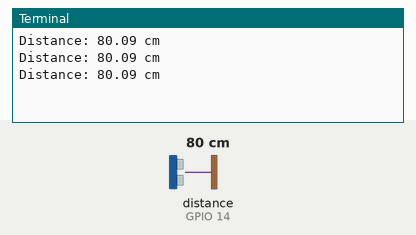
Simulated run of this program. Board: Raspberry Pi (BCM pin numbers). On the bench: the last lines printed to the terminal. The test bench sets the inputs (shaded band); at power-on: distance to the obstacle (sensor on GPIO 14) 80 cm. The echo pulse lasts 58.3 µs per cm; the clock reads 2024-03-15 10:24:30 at power-on unless the program sets it.

Above: at 1.2 s.
1.3 s: distance to the obstacle (sensor on GPIO 14) set to 2 cm
At 1.9 s:
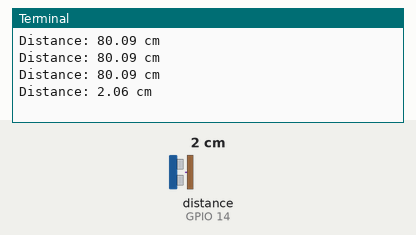
2.8 s: distance to the obstacle (sensor on GPIO 14) set to 4 cm
At 3.4 s:
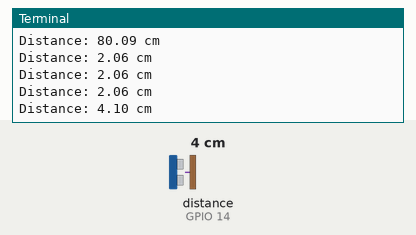
Timing chart, 0 to 5.8 s (numbered marks = the images above; inputs shaded):
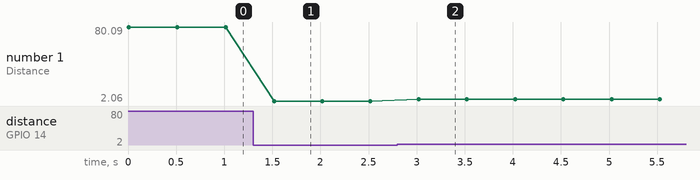

The program:

ULTRA.py
```python
import RPi.GPIO as GPIO
import time

GPIO.setmode(GPIO.BCM)

TRIG_PIN = 15
ECHO_PIN = 14

GPIO.setup(TRIG_PIN, GPIO.OUT)
GPIO.setup(ECHO_PIN, GPIO.IN)

def get_distance():
    # Ensure trigger is low
    GPIO.output(TRIG_PIN, False)
    time.sleep(0.0002)

    # Send 10us pulse
    GPIO.output(TRIG_PIN, True)
    time.sleep(0.00001)
    GPIO.output(TRIG_PIN, False)

    # Wait for echo start
    while GPIO.input(ECHO_PIN) == 0:
        pulse_start = time.time()

    # Wait for echo end
    while GPIO.input(ECHO_PIN) == 1:
        pulse_end = time.time()

    # Calculate pulse duration
    pulse_duration = pulse_end - pulse_start

    # Convert to distance (speed of sound = 34300 cm/s)
    distance = pulse_duration * 34300 / 2
    return distance

try:
    while True:
        dist = get_distance()
        print(f"Distance: {dist:.2f} cm")
        time.sleep(0.5)

except KeyboardInterrupt:
    print("\nMeasurement stopped by user")
    GPIO.cleanup()
```

Measured:
- after the input at 1.3 s, the terminal: prints a new line after 0.22 s (image 1)
- after the input at 2.8 s, the terminal: prints a new line after 0.22 s (image 2)
- plotted number 1: 80.09 → 2.06 after the input at 1.3 s, 2.06 → 4.1 after the input at 2.8 s
